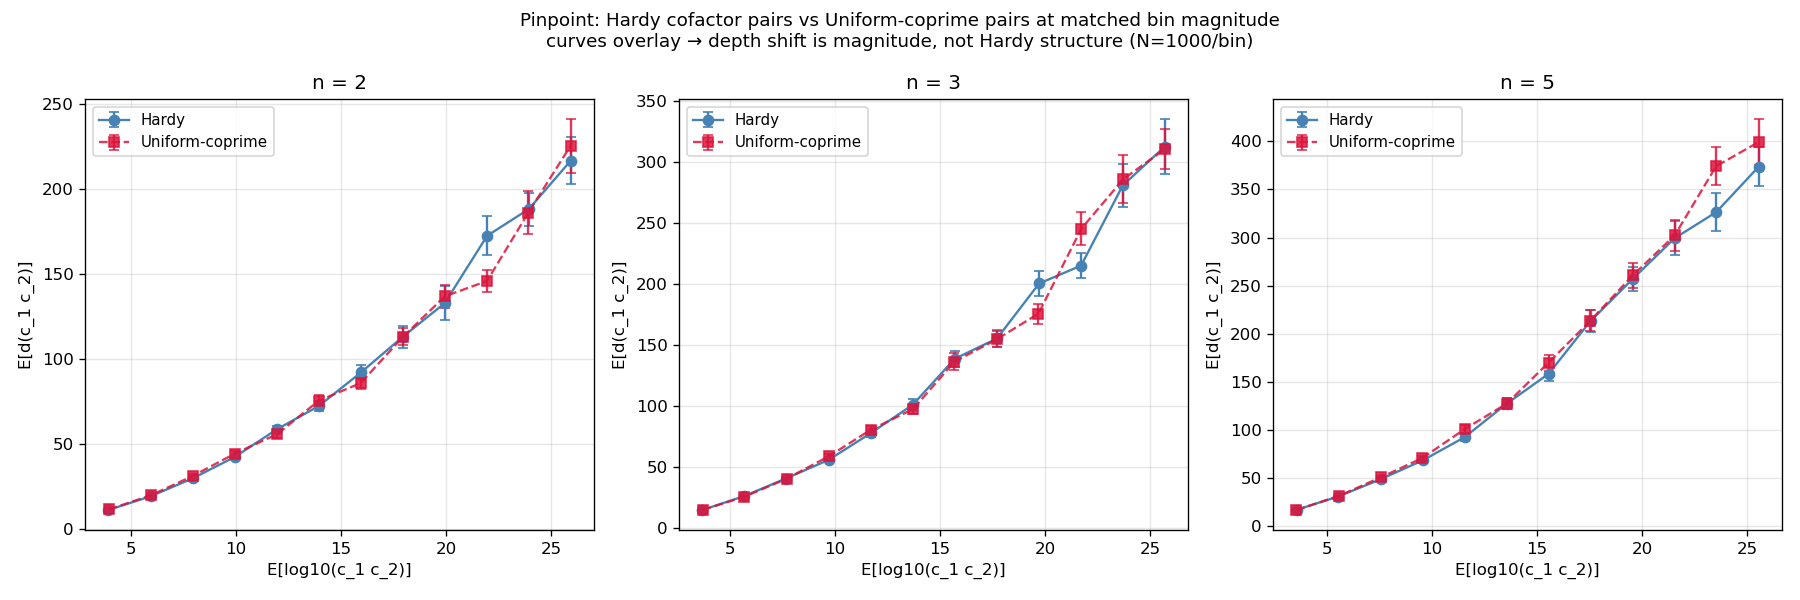

This chart was generated by the following Python code:
"""
hardy_q_cofactor_pinpoint.py — is the depth-shift Hardy-specific?
==================================================================

`hardy_q_depth_invariance.py` showed Q drifts strongly with K-depth.
`hardy_q_mertens_validation.py` showed the rate is several times the
naive Dirichlet (uniform-k) slope. Two hypotheses remain:

H1 — Magnitude only. Hardy cofactors are statistically equivalent to
     uniform random integers from the same bin (modulo the
     `gcd(c, n) = 1` constraint). The depth shift is then entirely a
     property of `d(c_1 c_2)` on cofactor pairs at bin magnitude — a
     classical multiplicative-number-theory effect, not a Hardy
     artefact.

H2 — Hardy structure. The closed form `c = q n + r + 1` introduces
     extra structure (residue bias, smoothness skew, …) that makes
     `d(c_1 c_2)` under Hardy sampling diverge from the uniform-random
     baseline.

For each (n, K-bin) we sample cofactor pairs two ways and compare:

  Hardy:   c_i = nth_n_prime(n, K_i) // n,  K_i ∈ bin
  Uniform: c_i ~ uniform on {c ∈ [K_lo, K_hi) : gcd(c, n) = 1}

Compute E[d(c_1 c_2)] under each. If the two curves agree within
sampling error across nine decades of K, H1 is correct: Hardy is
depth-fair *modulo cofactor magnitude*. If they don't, the residual
gap is a Hardy-specific divisor bias — itself a finding.

Outputs (this directory):
  hardy_q_cofactor_pinpoint.csv             per-pair records
  hardy_q_cofactor_pinpoint_summary.txt     per-(n, bin) Hardy vs Uniform
  hardy_q_cofactor_pinpoint.png             E[d(c_1 c_2)] vs log10 c, dual curves

Usage:
    sage -python hardy_q_cofactor_pinpoint.py
"""

import csv
import os
import sys
from collections import defaultdict
from math import gcd, log10

import matplotlib
matplotlib.use('Agg')
import matplotlib.pyplot as plt
import numpy as np

HERE = os.path.dirname(os.path.abspath(__file__))
ROOT = os.path.abspath(os.path.join(HERE, '..', '..', '..'))

sys.path.insert(0, HERE)
from hardy_echo import nth_n_prime  # noqa: E402

sys.path.insert(0, os.path.join(ROOT, 'experiments', 'acm-flow'))
from hardy_composite_q import (  # noqa: E402
    factor_dict, factor_small, mul_facs, tau_j,
)


PANEL_NS = [2, 3, 5]  # primes only — clean d(k) ↔ Q identity at h=2
DEPTH_BINS = [(10**a, 10**(a + 1)) for a in range(1, 13)]
N_PER_BIN = 1000
SEED = 20260428003


# ---- cofactor samplers ----

def cofactor_hardy(n, lo, hi, rng):
    """Sample a Hardy cofactor: c = nth_n_prime(n, K) // n with K ∈ [lo, hi)."""
    K = int(rng.integers(lo, hi))
    a = nth_n_prime(n, K)
    return a // n, K


def cofactor_uniform(n, lo, hi, rng):
    """Sample a uniform integer c ∈ [lo, hi) with gcd(c, n) = 1.

    For prime n this conditions out the c divisible by n; the rejection
    rate is 1/n, immaterial."""
    while True:
        c = int(rng.integers(lo, hi))
        if gcd(c, n) == 1:
            return c


def d_of_product(c1, c2):
    """d(c_1 c_2) via prime-merged factorisation. c1, c2 are positive ints."""
    f1 = factor_dict(c1)
    f2 = factor_dict(c2)
    merged = mul_facs(f1, f2)
    return tau_j(2, merged)


# ---- run ----

def run_panel():
    rng = np.random.default_rng(SEED)
    rows = []
    for n in PANEL_NS:
        print(f'  n = {n}', flush=True)
        for bin_idx, (lo, hi) in enumerate(DEPTH_BINS):
            print(f'    bin {bin_idx:>2}: K ∈ [10^{int(log10(lo))}, '
                  f'10^{int(log10(hi))})', flush=True)
            for _ in range(N_PER_BIN):
                # Hardy pair
                c_h1, K1 = cofactor_hardy(n, lo, hi, rng)
                c_h2, K2 = cofactor_hardy(n, lo, hi, rng)
                d_hardy = d_of_product(c_h1, c_h2)

                # Uniform pair (matched bin magnitude in c-space, not K-space).
                # Hardy cofactor ~ K · n / (n - 1), so for matched magnitude
                # we sample c ∈ [lo · n/(n-1), hi · n/(n-1)).
                c_lo = lo * n // (n - 1)
                c_hi = hi * n // (n - 1)
                c_u1 = cofactor_uniform(n, c_lo, c_hi, rng)
                c_u2 = cofactor_uniform(n, c_lo, c_hi, rng)
                d_unif = d_of_product(c_u1, c_u2)

                rows.append({
                    'n': n,
                    'bin_idx': bin_idx,
                    'K_lo': lo, 'K_hi': hi,
                    'c_hardy_1': c_h1, 'c_hardy_2': c_h2,
                    'd_hardy': d_hardy,
                    'log10_c_hardy_prod': log10(c_h1 * c_h2),
                    'c_unif_1': c_u1, 'c_unif_2': c_u2,
                    'd_unif': d_unif,
                    'log10_c_unif_prod': log10(c_u1 * c_u2),
                })
    return rows


# ---- per-cell statistics ----

def cell_stats(rows):
    cell = defaultdict(list)
    for r in rows:
        cell[(r['n'], r['bin_idx'])].append(r)
    out = []
    for (n, b), rs in sorted(cell.items()):
        log10_c_h = np.array([r['log10_c_hardy_prod'] for r in rs])
        log10_c_u = np.array([r['log10_c_unif_prod'] for r in rs])
        d_h = np.array([r['d_hardy'] for r in rs], dtype=float)
        d_u = np.array([r['d_unif'] for r in rs], dtype=float)
        out.append({
            'n': n,
            'bin_idx': b,
            'count': len(rs),
            'log10_c_hardy_mean': float(log10_c_h.mean()),
            'log10_c_unif_mean': float(log10_c_u.mean()),
            'd_hardy_mean': float(d_h.mean()),
            'd_hardy_std': float(d_h.std()),
            'd_unif_mean': float(d_u.mean()),
            'd_unif_std': float(d_u.std()),
            'rel_diff': float((d_h.mean() - d_u.mean())
                              / max(d_u.mean(), 1e-9)),
        })
    return out


# ---- writers ----

def write_csv(rows, path):
    fields = ['n', 'bin_idx', 'K_lo', 'K_hi',
              'c_hardy_1', 'c_hardy_2', 'd_hardy', 'log10_c_hardy_prod',
              'c_unif_1', 'c_unif_2', 'd_unif', 'log10_c_unif_prod']
    with open(path, 'w', newline='') as f:
        w = csv.DictWriter(f, fieldnames=fields)
        w.writeheader()
        for r in rows:
            w.writerow({k: r[k] for k in fields})


def write_summary(stats, path):
    with open(path, 'w') as f:
        f.write('hardy_q_cofactor_pinpoint.py — Hardy vs Uniform cofactor d(c1 c2)\n\n')
        f.write(f'panel n: {PANEL_NS}\n')
        f.write(f'depth bins: {len(DEPTH_BINS)} (single-decade, K ∈ [10^1, 10^13))\n')
        f.write(f'N per (n, bin): {N_PER_BIN}\n')
        f.write(f'seed: {SEED}\n\n')

        f.write('=== Per (n, bin) — Hardy vs Uniform ===\n')
        f.write(f'  {"n":>3} {"bin":>4} {"count":>6} '
                f'{"<log10 c1c2>":>13} '
                f'{"<d>_Hardy":>11} {"<d>_Unif":>11} '
                f'{"rel diff":>10}\n')
        for s in stats:
            f.write(
                f'  {s["n"]:>3} {s["bin_idx"]:>4} {s["count"]:>6} '
                f'  H {s["log10_c_hardy_mean"]:>5.2f}  '
                f'U {s["log10_c_unif_mean"]:>5.2f}  '
                f'{s["d_hardy_mean"]:>11.3f} {s["d_unif_mean"]:>11.3f} '
                f'{s["rel_diff"]:>+10.4f}\n'
            )
        f.write('\n')

        # Aggregate: mean |rel_diff| per n.
        per_n = defaultdict(list)
        for s in stats:
            per_n[s['n']].append(abs(s['rel_diff']))
        f.write('=== Mean |relative difference| per n ===\n')
        max_rel = 0.0
        for n in PANEL_NS:
            v = float(np.mean(per_n[n]))
            max_rel = max(max_rel, v)
            f.write(f'  n = {n}: mean |rel diff| = {v:.4f} ({v*100:.2f}%)\n')
        f.write('\n')
        f.write('=== Verdict ===\n')
        if max_rel < 0.03:
            f.write(f'PASS — Hardy and Uniform cofactor pairings give the same\n')
            f.write(f'E[d(c_1 c_2)] across all bins (max |rel diff| = '
                    f'{max_rel:.4f}). The Q depth-shift is a magnitude\n')
            f.write(f'effect on the cofactor product divisor function, not a\n')
            f.write(f'Hardy-specific bias. H1.\n')
        elif max_rel < 0.10:
            f.write(f'NEAR-PASS — Hardy and Uniform agree within 10% '
                    f'(max |rel diff| = {max_rel:.4f}). Consistent with H1\n')
            f.write(f'plus a small finite-N noise floor. Worth a second seed.\n')
        else:
            f.write(f'REJECT — Hardy and Uniform diverge by >10% in some bins '
                    f'(max |rel diff| = {max_rel:.4f}). The Q depth-shift\n')
            f.write(f'has a Hardy-specific component beyond magnitude. H2.\n')


# ---- plot ----

def plot_pinpoint(stats, path):
    fig, axes = plt.subplots(1, len(PANEL_NS), figsize=(5 * len(PANEL_NS), 5),
                             sharey=False)
    if len(PANEL_NS) == 1:
        axes = [axes]

    for ax, n in zip(axes, PANEL_NS):
        ns = [s for s in stats if s['n'] == n]
        x_h = [s['log10_c_hardy_mean'] for s in ns]
        x_u = [s['log10_c_unif_mean'] for s in ns]
        y_h = [s['d_hardy_mean'] for s in ns]
        y_u = [s['d_unif_mean'] for s in ns]
        e_h = [s['d_hardy_std'] / max(s['count'], 1) ** 0.5 for s in ns]
        e_u = [s['d_unif_std'] / max(s['count'], 1) ** 0.5 for s in ns]

        ax.errorbar(x_h, y_h, yerr=e_h, fmt='o', color='steelblue',
                    label='Hardy', capsize=3, markersize=6,
                    linestyle='-', linewidth=1.4)
        ax.errorbar(x_u, y_u, yerr=e_u, fmt='s', color='crimson',
                    label='Uniform-coprime', capsize=3, markersize=6,
                    linestyle='--', linewidth=1.4, alpha=0.85)

        ax.set_xlabel('E[log10(c_1 c_2)]')
        ax.set_ylabel('E[d(c_1 c_2)]')
        ax.set_title(f'n = {n}')
        ax.grid(True, alpha=0.3)
        ax.legend(loc='best', fontsize=9)

    fig.suptitle(
        f'Pinpoint: Hardy cofactor pairs vs Uniform-coprime pairs at matched bin magnitude\n'
        f'curves overlay → depth shift is magnitude, not Hardy structure (N={N_PER_BIN}/bin)',
        fontsize=11
    )
    plt.tight_layout()
    plt.savefig(path, dpi=120)
    plt.close(fig)


# ---- main ----

def main():
    print('hardy_q_cofactor_pinpoint.py — Hardy vs Uniform cofactor d(c_1 c_2)\n',
          flush=True)
    print(f'panel n:        {PANEL_NS}', flush=True)
    print(f'depth bins:     {len(DEPTH_BINS)}', flush=True)
    print(f'N per (n, bin): {N_PER_BIN}', flush=True)
    print(f'seed:           {SEED}\n', flush=True)

    print('sampling cofactor pairs (Hardy and Uniform), computing d ...',
          flush=True)
    rows = run_panel()
    print(f'\n  total rows: {len(rows)}\n', flush=True)

    stats = cell_stats(rows)

    csv_path = os.path.join(HERE, 'hardy_q_cofactor_pinpoint.csv')
    summary_path = os.path.join(HERE, 'hardy_q_cofactor_pinpoint_summary.txt')
    plot_path = os.path.join(HERE, 'hardy_q_cofactor_pinpoint.png')

    write_csv(rows, csv_path)
    write_summary(stats, summary_path)
    plot_pinpoint(stats, plot_path)

    # Brief stdout report.
    per_n = defaultdict(list)
    for s in stats:
        per_n[s['n']].append(abs(s['rel_diff']))
    print('mean |rel diff| Hardy vs Uniform per n:', flush=True)
    for n in PANEL_NS:
        v = float(np.mean(per_n[n]))
        print(f'  n = {n}: {v:.4f} ({v*100:.2f}%)', flush=True)
    print('', flush=True)

    print(f'wrote {csv_path}', flush=True)
    print(f'wrote {summary_path}', flush=True)
    print(f'wrote {plot_path}', flush=True)


if __name__ == '__main__':
    main()
